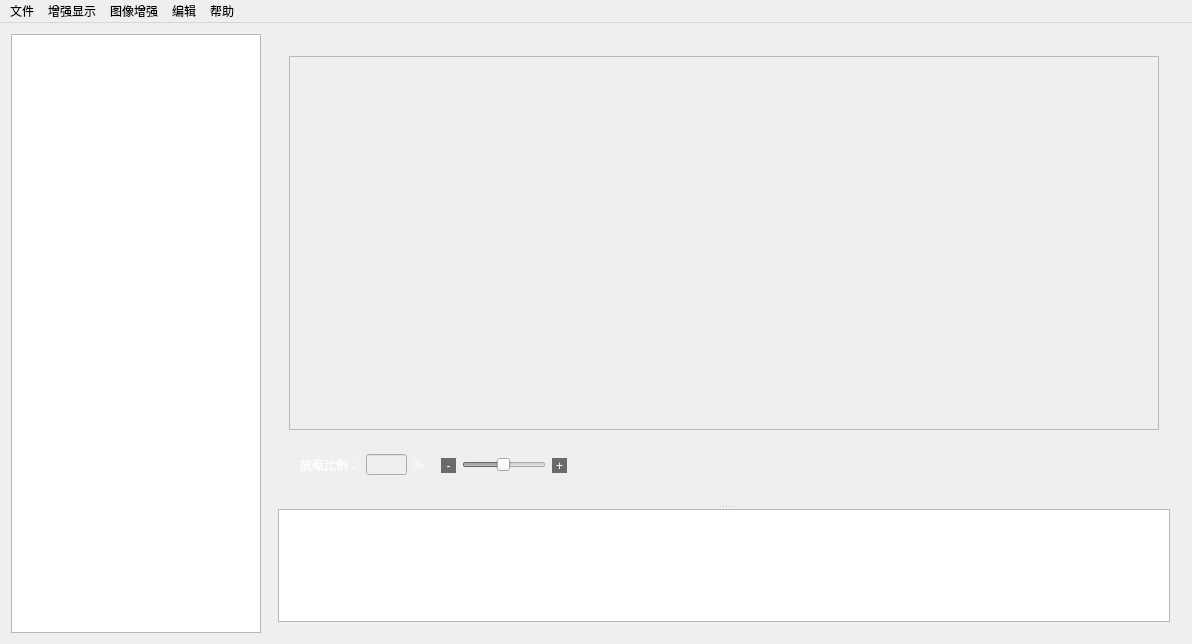
<?xml version="1.0" encoding="UTF-8"?>
<ui version="4.0">
 <class>MainWindow</class>
 <widget class="QMainWindow" name="MainWindow">
  <property name="geometry">
   <rect>
    <x>0</x>
    <y>0</y>
    <width>1192</width>
    <height>644</height>
   </rect>
  </property>
  <property name="sizePolicy">
   <sizepolicy hsizetype="MinimumExpanding" vsizetype="Preferred">
    <horstretch>0</horstretch>
    <verstretch>0</verstretch>
   </sizepolicy>
  </property>
  <property name="windowTitle">
   <string>工业探伤</string>
  </property>
  <property name="windowIcon">
   <iconset resource="src.qrc">
    <normaloff>:/img/img/test.ico</normaloff>:/img/img/test.ico</iconset>
  </property>
  <property name="styleSheet">
   <string notr="true"/>
  </property>
  <widget class="QWidget" name="centralWidget">
   <property name="styleSheet">
    <string notr="true"/>
   </property>
   <layout class="QGridLayout" name="gridLayout_5">
    <item row="0" column="1">
     <widget class="QWidget" name="widget_2" native="true">
      <layout class="QGridLayout" name="gridLayout_4">
       <item row="0" column="0">
        <widget class="QSplitter" name="splitter">
         <property name="orientation">
          <enum>Qt::Vertical</enum>
         </property>
         <widget class="QWidget" name="widget" native="true">
          <property name="sizePolicy">
           <sizepolicy hsizetype="Preferred" vsizetype="Expanding">
            <horstretch>0</horstretch>
            <verstretch>5</verstretch>
           </sizepolicy>
          </property>
          <layout class="QGridLayout" name="gridLayout_2">
           <item row="0" column="0">
            <widget class="QScrollArea" name="scrollshowimg">
             <property name="autoFillBackground">
              <bool>false</bool>
             </property>
             <property name="styleSheet">
              <string notr="true"/>
             </property>
             <property name="widgetResizable">
              <bool>true</bool>
             </property>
             <widget class="QWidget" name="scrollAreaWidgetContents">
              <property name="geometry">
               <rect>
                <x>0</x>
                <y>0</y>
                <width>880</width>
                <height>380</height>
               </rect>
              </property>
              <layout class="QGridLayout" name="gridLayout">
               <item row="1" column="0">
                <widget class="QLabel" name="winshowimg">
                 <property name="layoutDirection">
                  <enum>Qt::LeftToRight</enum>
                 </property>
                 <property name="styleSheet">
                  <string notr="true"/>
                 </property>
                 <property name="text">
                  <string/>
                 </property>
                </widget>
               </item>
              </layout>
             </widget>
            </widget>
           </item>
           <item row="1" column="0">
            <widget class="QWidget" name="widget_bottom" native="true">
             <property name="sizePolicy">
              <sizepolicy hsizetype="Expanding" vsizetype="Maximum">
               <horstretch>0</horstretch>
               <verstretch>0</verstretch>
              </sizepolicy>
             </property>
             <property name="maximumSize">
              <size>
               <width>16777215</width>
               <height>58</height>
              </size>
             </property>
             <layout class="QGridLayout" name="gridLayout_3">
              <item row="0" column="0">
               <widget class="QLabel" name="edit">
                <property name="sizePolicy">
                 <sizepolicy hsizetype="Fixed" vsizetype="Fixed">
                  <horstretch>0</horstretch>
                  <verstretch>0</verstretch>
                 </sizepolicy>
                </property>
                <property name="text">
                 <string>&lt;html&gt;&lt;head/&gt;&lt;body&gt;&lt;p&gt;&lt;span style=&quot; color:#ffffff;&quot;&gt;放缩比例：&lt;/span&gt;&lt;/p&gt;&lt;/body&gt;&lt;/html&gt;</string>
                </property>
               </widget>
              </item>
              <item row="0" column="1">
               <widget class="QLineEdit" name="rate">
                <property name="enabled">
                 <bool>false</bool>
                </property>
                <property name="sizePolicy">
                 <sizepolicy hsizetype="Fixed" vsizetype="Fixed">
                  <horstretch>0</horstretch>
                  <verstretch>0</verstretch>
                 </sizepolicy>
                </property>
                <property name="maximumSize">
                 <size>
                  <width>41</width>
                  <height>21</height>
                 </size>
                </property>
                <property name="autoFillBackground">
                 <bool>false</bool>
                </property>
                <property name="styleSheet">
                 <string notr="true">font: 15pt &quot;Adobe Arabic&quot;;</string>
                </property>
                <property name="text">
                 <string/>
                </property>
               </widget>
              </item>
              <item row="0" column="2">
               <widget class="QLabel" name="label_3">
                <property name="sizePolicy">
                 <sizepolicy hsizetype="Fixed" vsizetype="Fixed">
                  <horstretch>0</horstretch>
                  <verstretch>0</verstretch>
                 </sizepolicy>
                </property>
                <property name="text">
                 <string>&lt;html&gt;&lt;head/&gt;&lt;body&gt;&lt;p&gt;&lt;span style=&quot; color:#ffffff;&quot;&gt;%&lt;/span&gt;&lt;/p&gt;&lt;/body&gt;&lt;/html&gt;</string>
                </property>
               </widget>
              </item>
              <item row="0" column="3">
               <widget class="QWidget" name="widget_left_2" native="true">
                <property name="sizePolicy">
                 <sizepolicy hsizetype="Fixed" vsizetype="Fixed">
                  <horstretch>0</horstretch>
                  <verstretch>0</verstretch>
                 </sizepolicy>
                </property>
                <layout class="QHBoxLayout" name="horizontalLayout">
                 <item>
                  <widget class="QToolButton" name="minus">
                   <property name="enabled">
                    <bool>false</bool>
                   </property>
                   <property name="minimumSize">
                    <size>
                     <width>15</width>
                     <height>15</height>
                    </size>
                   </property>
                   <property name="maximumSize">
                    <size>
                     <width>15</width>
                     <height>15</height>
                    </size>
                   </property>
                   <property name="styleSheet">
                    <string notr="true">background-color: rgb(107, 107, 107);
color:white;
border:0px;</string>
                   </property>
                   <property name="text">
                    <string>-</string>
                   </property>
                  </widget>
                 </item>
                 <item>
                  <widget class="QSlider" name="showimgscale">
                   <property name="enabled">
                    <bool>false</bool>
                   </property>
                   <property name="sizePolicy">
                    <sizepolicy hsizetype="Expanding" vsizetype="Expanding">
                     <horstretch>0</horstretch>
                     <verstretch>0</verstretch>
                    </sizepolicy>
                   </property>
                   <property name="minimum">
                    <number>1</number>
                   </property>
                   <property name="maximum">
                    <number>1000</number>
                   </property>
                   <property name="value">
                    <number>500</number>
                   </property>
                   <property name="orientation">
                    <enum>Qt::Horizontal</enum>
                   </property>
                  </widget>
                 </item>
                 <item>
                  <widget class="QToolButton" name="plus">
                   <property name="enabled">
                    <bool>false</bool>
                   </property>
                   <property name="sizePolicy">
                    <sizepolicy hsizetype="Fixed" vsizetype="Fixed">
                     <horstretch>0</horstretch>
                     <verstretch>0</verstretch>
                    </sizepolicy>
                   </property>
                   <property name="minimumSize">
                    <size>
                     <width>15</width>
                     <height>15</height>
                    </size>
                   </property>
                   <property name="maximumSize">
                    <size>
                     <width>15</width>
                     <height>15</height>
                    </size>
                   </property>
                   <property name="styleSheet">
                    <string notr="true">background-color: rgb(107, 107, 107);
color:white;
border:0px;</string>
                   </property>
                   <property name="text">
                    <string>+</string>
                   </property>
                  </widget>
                 </item>
                </layout>
               </widget>
              </item>
              <item row="0" column="4">
               <spacer name="horizontalSpacer">
                <property name="orientation">
                 <enum>Qt::Horizontal</enum>
                </property>
                <property name="sizeHint" stdset="0">
                 <size>
                  <width>461</width>
                  <height>20</height>
                 </size>
                </property>
               </spacer>
              </item>
             </layout>
            </widget>
           </item>
          </layout>
         </widget>
         <widget class="QTreeView" name="fileexplorer">
          <property name="sizePolicy">
           <sizepolicy hsizetype="Preferred" vsizetype="Expanding">
            <horstretch>0</horstretch>
            <verstretch>1</verstretch>
           </sizepolicy>
          </property>
          <property name="minimumSize">
           <size>
            <width>0</width>
            <height>0</height>
           </size>
          </property>
          <property name="maximumSize">
           <size>
            <width>16777215</width>
            <height>16777215</height>
           </size>
          </property>
          <property name="sizeIncrement">
           <size>
            <width>0</width>
            <height>0</height>
           </size>
          </property>
         </widget>
        </widget>
       </item>
      </layout>
     </widget>
    </item>
    <item row="0" column="0">
     <widget class="QListWidget" name="imagelist">
      <property name="sizePolicy">
       <sizepolicy hsizetype="Maximum" vsizetype="Expanding">
        <horstretch>0</horstretch>
        <verstretch>0</verstretch>
       </sizepolicy>
      </property>
      <property name="maximumSize">
       <size>
        <width>250</width>
        <height>16777215</height>
       </size>
      </property>
     </widget>
    </item>
   </layout>
  </widget>
  <widget class="QMenuBar" name="menuBar">
   <property name="enabled">
    <bool>true</bool>
   </property>
   <property name="geometry">
    <rect>
     <x>0</x>
     <y>0</y>
     <width>1192</width>
     <height>23</height>
    </rect>
   </property>
   <property name="autoFillBackground">
    <bool>false</bool>
   </property>
   <property name="styleSheet">
    <string notr="true"/>
   </property>
   <widget class="QMenu" name="menu_2">
    <property name="autoFillBackground">
     <bool>false</bool>
    </property>
    <property name="styleSheet">
     <string notr="true"/>
    </property>
    <property name="title">
     <string>增强显示</string>
    </property>
    <widget class="QMenu" name="hdr">
     <property name="enabled">
      <bool>false</bool>
     </property>
     <property name="title">
      <string>HDR           </string>
     </property>
     <addaction name="localadaptive_hdr"/>
     <addaction name="separator"/>
     <addaction name="hist_hdr"/>
    </widget>
    <addaction name="hist"/>
    <addaction name="hdr"/>
   </widget>
   <widget class="QMenu" name="menu_3">
    <property name="autoFillBackground">
     <bool>false</bool>
    </property>
    <property name="styleSheet">
     <string notr="true"/>
    </property>
    <property name="title">
     <string>图像增强</string>
    </property>
    <addaction name="contrast"/>
    <addaction name="denoise"/>
   </widget>
   <widget class="QMenu" name="menu_4">
    <property name="autoFillBackground">
     <bool>false</bool>
    </property>
    <property name="styleSheet">
     <string notr="true"/>
    </property>
    <property name="title">
     <string>编辑</string>
    </property>
    <widget class="QMenu" name="turn">
     <property name="enabled">
      <bool>false</bool>
     </property>
     <property name="title">
      <string>翻转            </string>
     </property>
     <addaction name="turn_horizontal"/>
     <addaction name="separator"/>
     <addaction name="turn_vertical"/>
    </widget>
    <addaction name="invert"/>
    <addaction name="turn"/>
    <addaction name="back"/>
   </widget>
   <widget class="QMenu" name="menu">
    <property name="autoFillBackground">
     <bool>true</bool>
    </property>
    <property name="styleSheet">
     <string notr="true"/>
    </property>
    <property name="title">
     <string notr="true">文件</string>
    </property>
    <addaction name="openfile"/>
    <addaction name="resave"/>
    <addaction name="info"/>
    <addaction name="exit"/>
   </widget>
   <widget class="QMenu" name="menu_5">
    <property name="title">
     <string>帮助</string>
    </property>
    <addaction name="about"/>
   </widget>
   <addaction name="menu"/>
   <addaction name="menu_2"/>
   <addaction name="menu_3"/>
   <addaction name="menu_4"/>
   <addaction name="menu_5"/>
  </widget>
  <action name="openfile">
   <property name="text">
    <string>打开            </string>
   </property>
  </action>
  <action name="resave">
   <property name="enabled">
    <bool>false</bool>
   </property>
   <property name="text">
    <string>另存为           </string>
   </property>
  </action>
  <action name="info">
   <property name="enabled">
    <bool>false</bool>
   </property>
   <property name="text">
    <string>文件信息          </string>
   </property>
  </action>
  <action name="actionSR">
   <property name="enabled">
    <bool>false</bool>
   </property>
   <property name="text">
    <string>SR</string>
   </property>
  </action>
  <action name="contrast">
   <property name="enabled">
    <bool>false</bool>
   </property>
   <property name="text">
    <string>对比度           </string>
   </property>
  </action>
  <action name="denoise">
   <property name="enabled">
    <bool>false</bool>
   </property>
   <property name="text">
    <string>去噪            </string>
   </property>
  </action>
  <action name="invert">
   <property name="enabled">
    <bool>false</bool>
   </property>
   <property name="text">
    <string>正负            </string>
   </property>
  </action>
  <action name="hist">
   <property name="enabled">
    <bool>false</bool>
   </property>
   <property name="text">
    <string>调整色阶          </string>
   </property>
  </action>
  <action name="back">
   <property name="enabled">
    <bool>false</bool>
   </property>
   <property name="text">
    <string>回退            </string>
   </property>
  </action>
  <action name="localadaptive_hdr">
   <property name="enabled">
    <bool>false</bool>
   </property>
   <property name="text">
    <string>局部适应</string>
   </property>
  </action>
  <action name="hist_hdr">
   <property name="enabled">
    <bool>false</bool>
   </property>
   <property name="text">
    <string>色调均化直方图</string>
   </property>
  </action>
  <action name="actionB">
   <property name="text">
    <string>b</string>
   </property>
  </action>
  <action name="turn_horizontal">
   <property name="text">
    <string>水平翻转</string>
   </property>
  </action>
  <action name="turn_vertical">
   <property name="text">
    <string>竖直翻转</string>
   </property>
  </action>
  <action name="about">
   <property name="text">
    <string>关于本软件         </string>
   </property>
  </action>
  <action name="exit">
   <property name="text">
    <string>退出</string>
   </property>
  </action>
 </widget>
 <layoutdefault spacing="6" margin="11"/>
 <resources>
  <include location="src.qrc"/>
 </resources>
 <connections/>
</ui>
